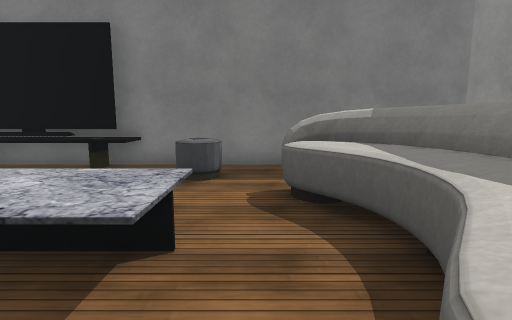
View 1 (above)

18 first-person views from a walk through a 3-D level made in the Unity game engine. The camera is 1.3 m above the floor, tilts 8° down and sees 80° across. Doors are open. The floor is counted in squares, 1 m on a side. Each view is taken from the middle of a square. On the plan, view 1 faces up. The plan holds only what a view shows up to about 14 squares ahead; the rest is blank. Some surface patterns are stand-ins.

View 2
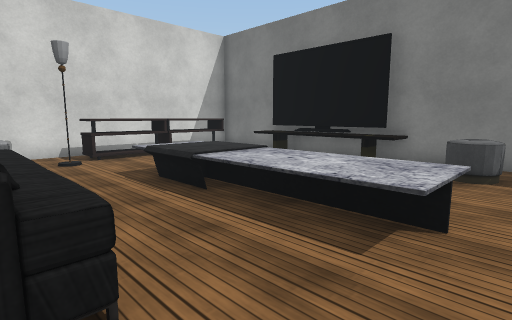

View 3
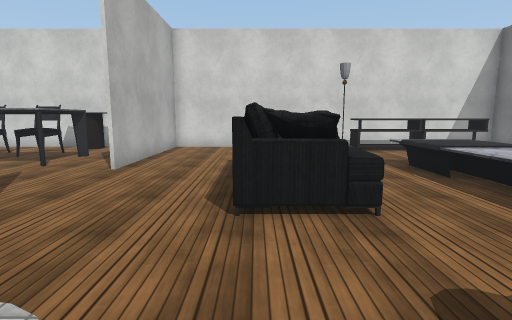

View 4
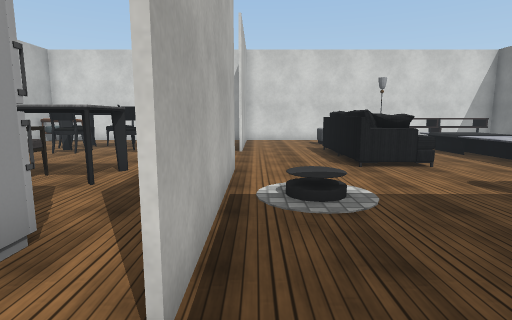

View 5
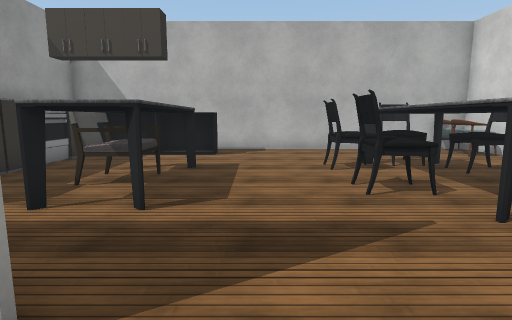

View 6
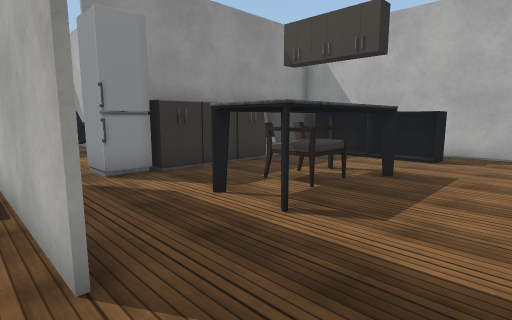

View 7
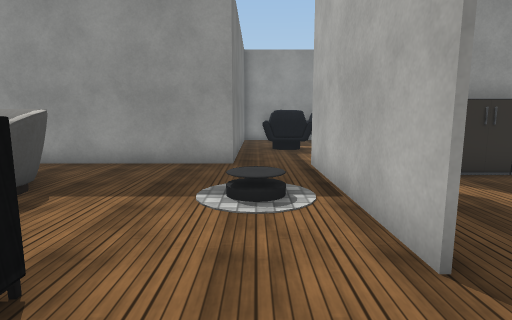

View 8
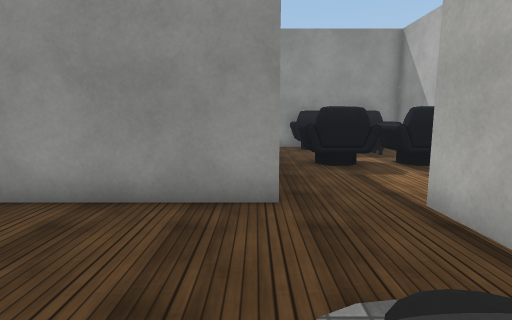

View 9
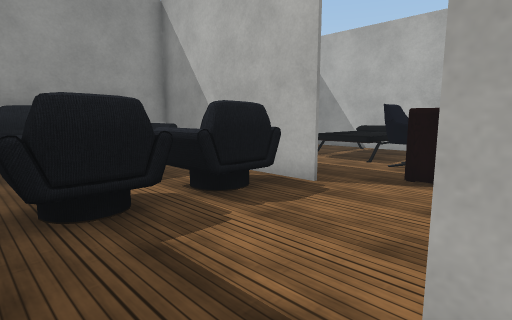

View 10
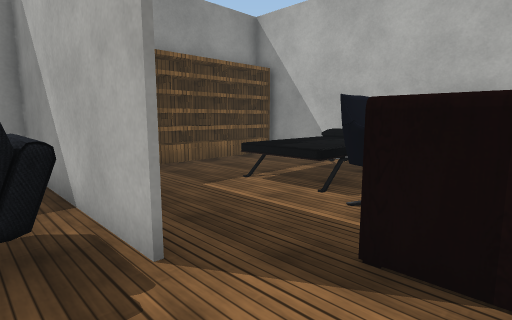

View 11
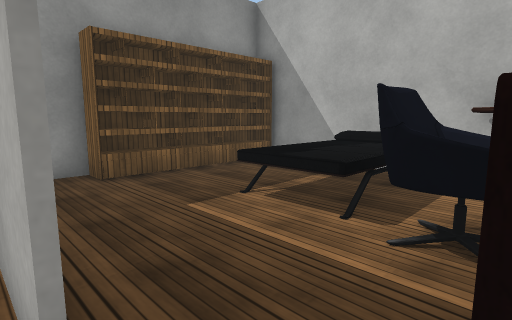

View 12
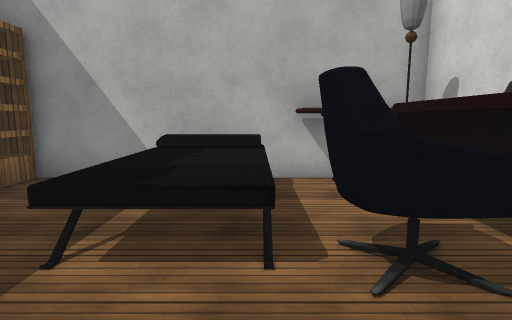

View 13
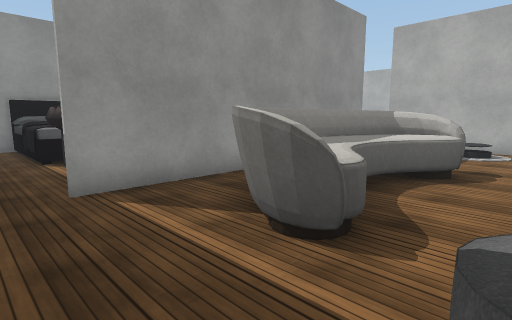

View 14
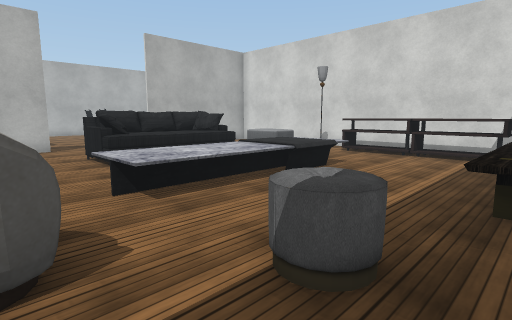

View 15
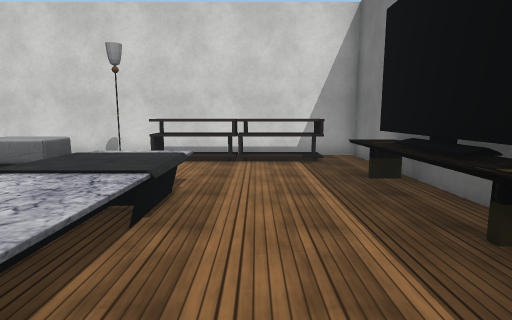

View 16
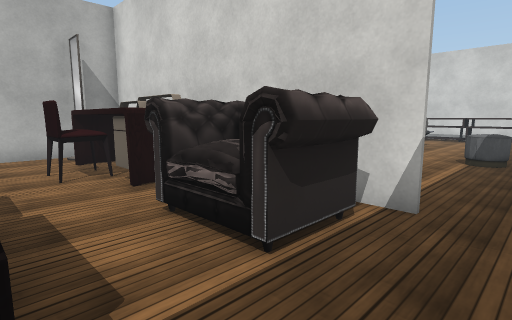

View 17
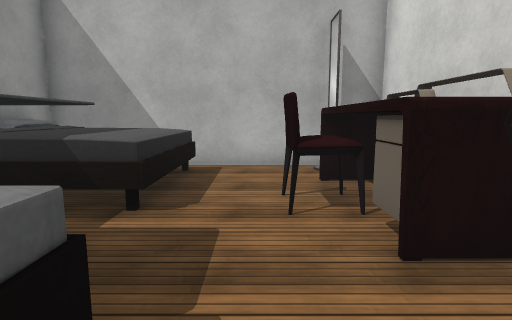

View 18
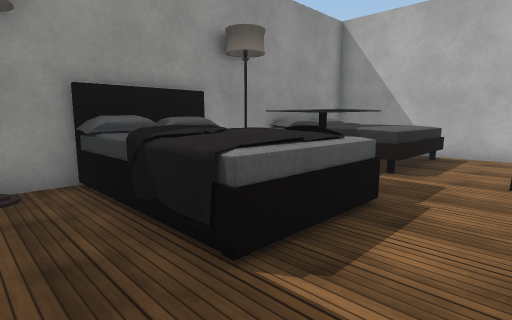

### Floor plan
Points are (right, up) in squares from view 1. A wall is a line through its corners. A room is listed if a view was taken in it or the views show most of it. See-through windows are left out.
Room 1 (views 1, 2, 3, 4, 5, 6, 7, 8, 9, 10, 11, 12, 13, 14, 15, 16, 17, 18)
walls: (-1.6, -5.5) (4.5, -5.5); (4.6, -3.3) (13.5, -3.3); (4.5, 2.4) (4.5, 3.6); (4.6, 3.4) (4.6, 2.6); (7.4, -9.2) (13.5, -9.2) (13.5, -7.8); (9.6, -3.4) (4.5, -3.4) (4.5, -1.4); (-1.6, -15.4) (-1.6, -14.4); (4.4, -15.4) (4.4, -16.5) (12.8, -16.5); (13.5, -5.9) (13.5, -4); (-11.5, -8.4) (-11.5, -16.5) (0.4, -16.5); (5.8, 8.4) (-4.1, 8.4); (13.5, 1.5) (13.5, 3.4); (13.5, -11.2) (13.5, -10.4); (-8.4, 8.4) (-11.5, 8.4) (-11.5, -5.5) (-5.5, -5.5); (13.5, 6.2) (13.5, 7.5)
ways out: open door at (0.5, -14.5)
objects: chair (-11, -16) to (-10, -16); chair (-11, -15) to (-10, -14); console (-11, -9) to (-10, -8); other object (-11, 2) to (-10, 4); other object (-11, 5) to (-10, 7); chair (-9, -12) to (-8, -11); chair (-9, -10) to (-8, -9); sofa (-9, -2) to (-8, 0); other object (-9, 1); chair (-8, -13) to (-7, -13); table (-8, -10) to (-6, -8); table (-8, 7) to (-3, 8); TV (-8, 8) to (-4, 8); table (-7, -13) to (-6, -12); other object (-7, 2) to (-1, 4); chair (-6, -12) to (-5, -11); chair (-6, -10) to (-5, -9); sofa (-6, -2) to (-2, 0); other object (-2, 6) to (-1, 7); table (-1, -12) to (0, -8); armchair (0, -11) to (0, -10); other object (1, 0) to (3, 6); cabinet (3, -15) to (4, -14); stove (3, -13) to (4, -13); sink (3, -12) to (4, -12); cabinet (3, -11) to (4, -11); cabinet (3, -10) to (4, -9); fridge (3, -8) to (4, -7); cabinet (4, -15); console (5, -16) to (7, -16); table (5, -14) to (6, -13); table (5, -11) to (6, -11); table (5, -1) to (7, 2); armchair (5, 4) to (7, 6); other object (6, -15); armchair (6, -13) to (7, -12); other object (6, -3); chair (7, 0) to (7, 1); other object (8, -16) to (10, -13); armchair (8, -8) to (9, -7); armchair (8, -6) to (9, -4); bed (9, 4) to (13, 6); other object (10, -7) to (11, -7); bed (10, -2) to (14, 1); table (10, 2) to (11, 4); armchair (12, -8) to (13, -7); armchair (12, -6) to (13, -4); bookshelf (13, -16) to (13, -11); other object (13, 2); other object (13, 8)

Where each view was taken, in squares from view 1:
view 1: 0 up, 0 right, facing up
view 2: 1 down, 0 right, facing up-left
view 3: 2 down, 2 right, facing left
view 4: 5 down, 6 right, facing left
view 5: 4 down, 3 left, facing down
view 6: 5 down, 4 left, facing down-right
view 7: 4 down, 4 left, facing right
view 8: 3 down, 0 right, facing right
view 9: 4 down, 4 right, facing down-right
view 10: 8 down, 5 right, facing down-right
view 11: 9 down, 6 right, facing down-right
view 12: 10 down, 8 right, facing down
view 13: 8 up, 1 left, facing down-right
view 14: 8 up, 1 right, facing down-left
view 15: 5 up, 1 left, facing left
view 16: 8 up, 9 right, facing down-left
view 17: 5 up, 8 right, facing down
view 18: 8 up, 7 right, facing down-right
